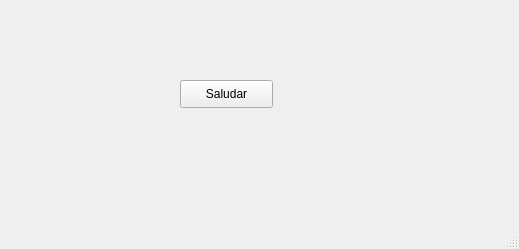
<?xml version="1.0" encoding="UTF-8"?>
<ui version="4.0">
 <class>MainWindow</class>
 <widget class="QMainWindow" name="MainWindow">
  <property name="geometry">
   <rect>
    <x>0</x>
    <y>0</y>
    <width>519</width>
    <height>249</height>
   </rect>
  </property>
  <property name="windowTitle">
   <string>MainWindow</string>
  </property>
  <widget class="QWidget" name="centralwidget">
   <widget class="QPushButton" name="btn_saludar">
    <property name="geometry">
     <rect>
      <x>180</x>
      <y>80</y>
      <width>93</width>
      <height>28</height>
     </rect>
    </property>
    <property name="text">
     <string>Saludar</string>
    </property>
   </widget>
  </widget>
  <widget class="QMenuBar" name="menubar">
   <property name="geometry">
    <rect>
     <x>0</x>
     <y>0</y>
     <width>519</width>
     <height>26</height>
    </rect>
   </property>
  </widget>
  <widget class="QStatusBar" name="statusbar"/>
 </widget>
 <resources/>
 <connections/>
</ui>
